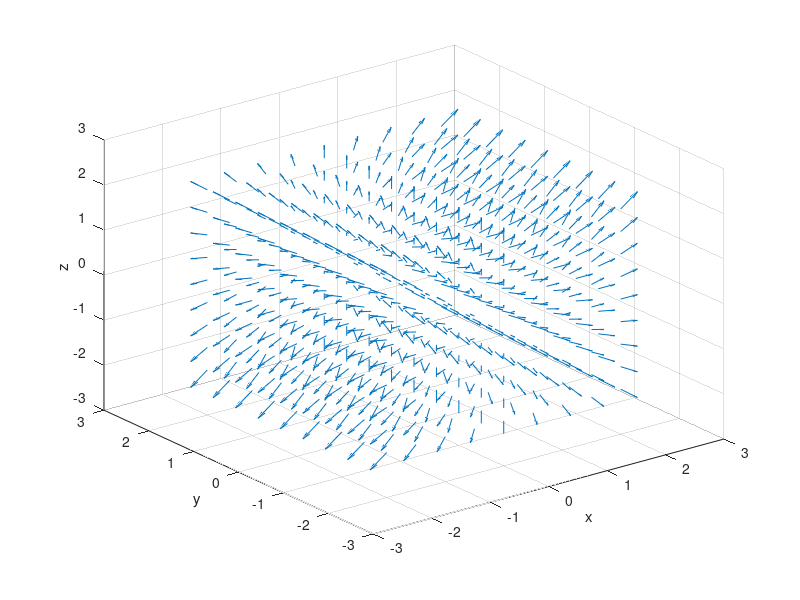
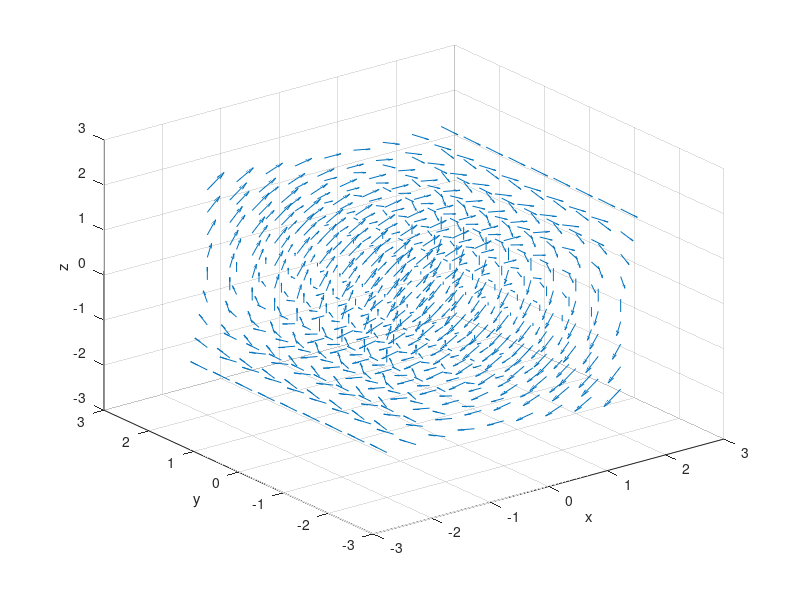

Reproduce these figures in MATLAB, in order.
x = -2:.5:2;
y = x;
z = x;
[xx,yy,zz] = meshgrid(x,y,z);
%vector field 1.4(b)
Fxx = xx;
Fyy = 0*yy;
Fzz = zz;
figure(1);
quiver3(xx,yy,zz,Fxx,Fyy,Fzz);
xlabel('x');
ylabel('y');
zlabel('z');

%vector field 1.4(c)
Fxxnew = zz;
Fyynew = 0*yy;
Fzznew = -xx;
figure(2);
quiver3(xx,yy,zz,Fxxnew,Fyynew,Fzznew);
xlabel('x');
ylabel('y');
zlabel('z');
